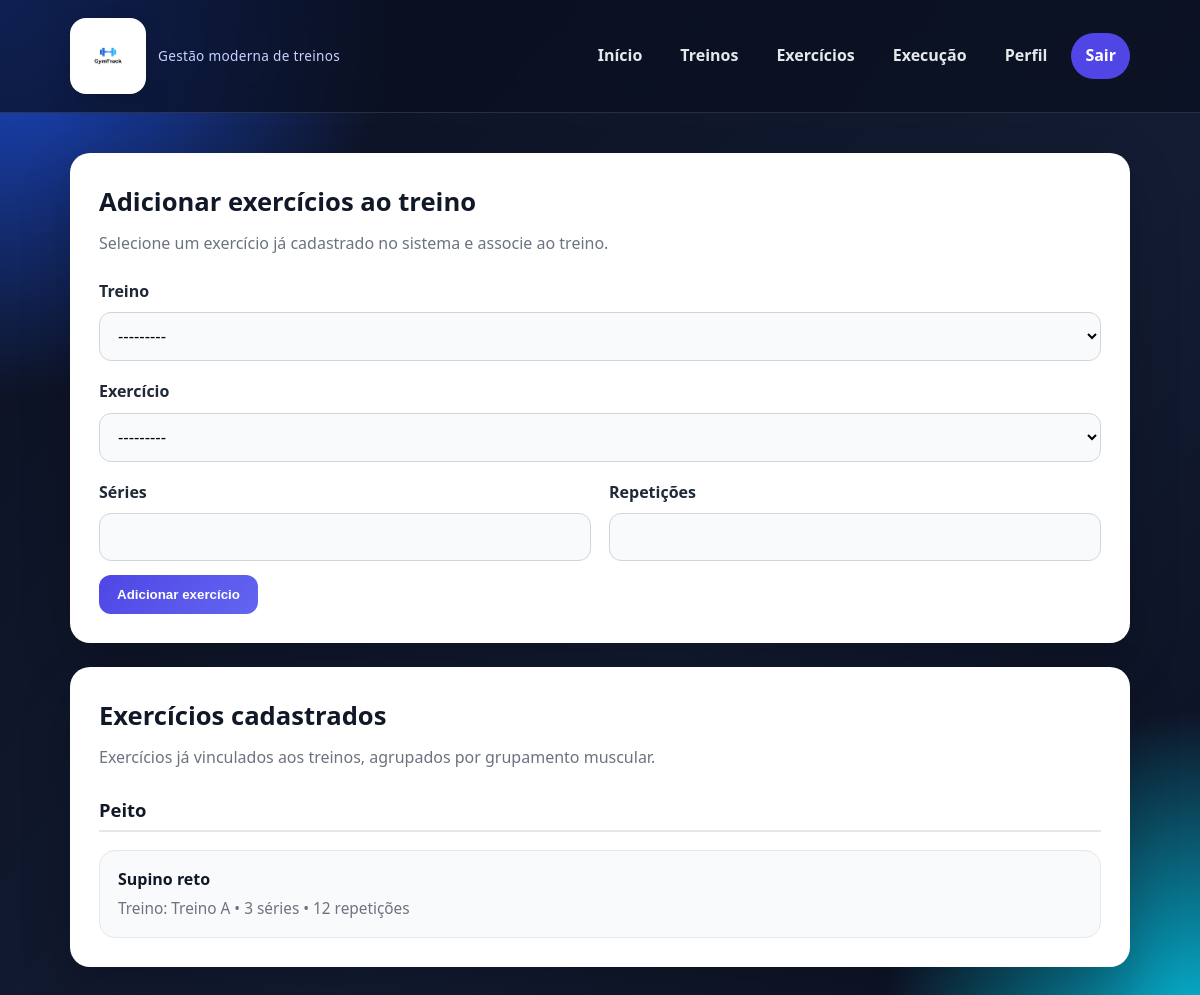
The page /exercicios/ (signed in) on the database its author committed.
### core/models.py (models this page shows, shortened)
class Exercicio(models.Model):
    treino = models.ForeignKey(Treino, on_delete=models.CASCADE, related_name='exercicios')
    exercicio_base = models.ForeignKey(
        ExercicioBase,
        on_delete=models.CASCADE,
        related_name='exercicios_do_sistema',
        null=True,
        blank=True
    )
    nome = models.CharField(max_length=100, blank=True, null=True)
    series = models.PositiveIntegerField()
    repeticoes = models.PositiveIntegerField()

class ExercicioBase(models.Model):
    nome = models.CharField(max_length=100, unique=True)
    grupo_muscular = models.CharField(max_length=50)
    def __str__(self):
        return f"{self.nome} ({self.grupo_muscular})"

class Treino(models.Model):
    usuario = models.ForeignKey(User, on_delete=models.CASCADE)
    nome = models.CharField(max_length=100)
    def __str__(self):
        return self.nome

### core/views.py (the view)
# urls.py: path('exercicios/', views.exercicios_view, name='exercicios'),
@login_required
def exercicios_view(request):
    if request.method == 'POST':
        form = ExercicioForm(request.POST)
        form.fields['treino'].queryset = Treino.objects.filter(usuario=request.user).order_by('-id')
        if form.is_valid():
            exercicio = form.save(commit=False)
            if exercicio.treino.usuario != request.user:
                messages.error(request, 'Você não tem permissão para adicionar exercícios a este treino.')
                return redirect('exercicios')
            exercicio.save()
            messages.success(request, 'Exercício adicionado com sucesso!')
            return redirect('exercicios')
        else:
            for errors in form.errors.values():
                for error in errors:
                    messages.error(request, error)
    else:
        form = ExercicioForm()
        form.fields['treino'].queryset = Treino.objects.filter(usuario=request.user).order_by('-id')
    exercicios = Exercicio.objects.select_related(
        'treino',
        'exercicio_base'
    ).filter(
        treino__usuario=request.user
    ).order_by('exercicio_base__grupo_muscular', 'exercicio_base__nome')
    exercicios_agrupados = {}
    for exercicio in exercicios:
        grupo = exercicio.exercicio_base.grupo_muscular if exercicio.exercicio_base else 'Outros'
        if grupo not in exercicios_agrupados:
            exercicios_agrupados[grupo] = []
        exercicios_agrupados[grupo].append(exercicio)
    return render(request, 'core/exercicios.html', {
        'form': form,
        'exercicios_agrupados': exercicios_agrupados
    })

### core/forms.py (shortened to what this page needs)
class ExercicioForm(forms.ModelForm):
    class Meta:
        model = Exercicio
        fields = ['treino', 'exercicio_base', 'series', 'repeticoes']
        labels = {
            'treino': 'Treino',
            'exercicio_base': 'Exercício',
            'series': 'Séries',
            'repeticoes': 'Repetições',
        }

### core/templates/core/exercicios.html (shortened to what this page needs)
{% extends 'core/base.html' %}
{% block content %}
<section class="page-grid">
    <div class="content-card">
        <h2 class="section-title">Adicionar exercícios ao treino</h2>
        <p class="section-subtitle">Selecione um exercício já cadastrado no sistema e associe ao treino.</p>
        <form method="post">
            <div class="form-grid">
                <div class="form-group full">
                    <label for="{{ form.treino.id_for_label }}">Treino</label>
                    {{ form.treino }}
                </div>
                <div class="form-group full">
                    <label for="{{ form.exercicio_base.id_for_label }}">Exercício</label>
                    {{ form.exercicio_base }}
                </div>
                <div class="form-group">
                    <label for="{{ form.series.id_for_label }}">Séries</label>
                    {{ form.series }}
                </div>
                <div class="form-group">
                    <label for="{{ form.repeticoes.id_for_label }}">Repetições</label>
                    {{ form.repeticoes }}
                </div>
            </div>
            <div class="form-actions">
                <button type="submit" class="btn btn-primary">Adicionar exercício</button>
            </div>
        </form>
    </div>
    <div class="list-card">
        <h3 class="section-title">Exercícios cadastrados</h3>
        <p class="section-subtitle">Exercícios já vinculados aos treinos, agrupados por grupamento muscular.</p>
        {% if exercicios_agrupados %}
            {% for grupo, lista_exercicios in exercicios_agrupados.items %}
                <div class="muscle-group-block">
                    <h4 class="muscle-group-title">{{ grupo }}</h4>
                    <ul class="items-list">
                        {% for exercicio in lista_exercicios %}
                            <li class="item">
                                <div>
                                    <strong>
                                        {% if exercicio.exercicio_base %}
                                            {{ exercicio.exercicio_base.nome }}
                                        {% else %}
                                            {{ exercicio.nome }}
                                        {% endif %}
                                    </strong>
                                    <span>
                                        Treino: {{ exercicio.treino.nome }} •
                                        {{ exercicio.series }} séries •
                                        {{ exercicio.repeticoes }} repetições
                                    </span>
                                </div>
                            </li>
                        {% endfor %}
                    </ul>
                </div>
            {% endfor %}
        {% else %}
            <div class="empty-state">Nenhum exercício cadastrado até o momento.</div>
        {% endif %}
    </div>
</section>
{% endblock %}

### static/css/style.css (style rules this page uses)
:root { --bg: #0b1020; --bg-soft: #121a2f; --card: rgba(255, 255, 255, 0.08); --card-solid: #ffffff; --text: #f5f7fb; --text-dark: #111827; --muted: #9aa4b2; --primary: #4f46e5; --primary-hover: #4338ca; --secondary: #06b6d4; --success: #16a34a; --danger: #dc2626; --warning-bg: #fee2e2; --warning-text: #991b1b; --border: rgba(255, 255, 255, 0.12); --shadow: 0 20px 50px rgba(0, 0, 0, 0.22); --radius: 20px; --radius-sm: 12px; --container: 1100px; }
* { margin: 0; padding: 0; box-sizing: border-box; }
html { scroll-behavior: smooth; }
body { font-family: "Segoe UI", Arial, sans-serif; background: radial-gradient(circle at top left, #1d4ed8 0%, transparent 25%), radial-gradient(circle at bottom right, #06b6d4 0%, transparent 20%), linear-gradient(135deg, #0b1020, #131c33 60%, #0b1020); color: var(--text); min-height: 100vh; line-height: 1.6; }
.hero-panel, .content-card, .sidebar-card, .auth-card, .list-card, .info-card { border: 1px solid var(--border); border-radius: var(--radius); box-shadow: var(--shadow); }
.btn { border: none; cursor: pointer; padding: 12px 18px; border-radius: 12px; font-weight: 700; transition: 0.25s ease; display: inline-flex; align-items: center; justify-content: center; gap: 8px; text-align: center; }
.btn-primary { background: linear-gradient(135deg, var(--primary), #6366f1); color: white; }
.page-grid { display: grid; grid-template-columns: 1fr; gap: 24px; }
.content-card, .list-card, .info-card { background: var(--card-solid); color: var(--text-dark); padding: 28px; }
.section-title { font-size: 1.6rem; margin-bottom: 8px; color: var(--text-dark); }
.section-subtitle { color: #6b7280; margin-bottom: 22px; }
.form-grid { display: grid; grid-template-columns: 1fr 1fr; gap: 18px; }
.form-group { display: flex; flex-direction: column; gap: 8px; }
.form-group.full { grid-column: 1 / -1; }
.form-group label { font-weight: 700; color: #1f2937; }
.form-group input, .form-group select, .form-group textarea { width: 100%; min-width: 0; padding: 14px 14px; border-radius: 12px; border: 1px solid #d1d5db; background: #f9fafb; font-size: 1rem; transition: 0.2s ease; outline: none; }
.form-actions { margin-top: 14px; display: flex; gap: 12px; flex-wrap: wrap; }
.items-list { list-style: none; display: grid; gap: 14px; margin-top: 18px; }
.item { background: #f9fafb; border: 1px solid #e5e7eb; border-radius: 16px; padding: 16px 18px; display: flex; align-items: flex-start; justify-content: space-between; gap: 16px; }
.item strong { color: #111827; display: block; margin-bottom: 3px; }
.item span { color: #6b7280; font-size: 0.96rem; }
.muscle-group-block { margin-top: 24px; }
.muscle-group-title { font-size: 1.15rem; font-weight: 700; color: #111827; margin-bottom: 12px; padding-bottom: 6px; border-bottom: 2px solid #e5e7eb; }

### rows shown on the page
Exercicio: grupo_muscular "Peito", exercicio_base.nome "Supino reto", treino.nome "Treino A", series "3", repeticoes "12"
